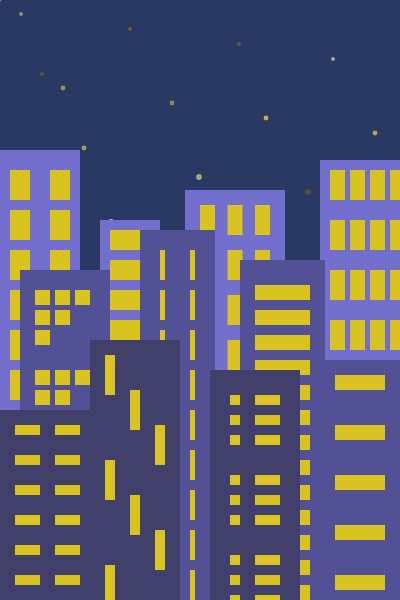
Frame 1 (no input)
Frame 60 (no input): identical to frame 1, image omitted
Frame 120 (the mouse pressed at the canvas centre since frame 60): identical to frame 1, image omitted

The p5.js sketch that drew this single still picture (run headless with seeded random() and noise() and a simulated clock; from frame 60 on, the mouse is pressed at the canvas centre):

// p5.js sketch
// ── sketch.js
let xMax = 400;
let yMax = 600;

let xCity = xMax/2;
let yCity = yMax*0.8;


function drawStar(i, starX, starY, transparency, size){
  if(i%2==0){
    fill(199, 180, 64, transparency);
    ellipse(starX, starY, size);
  } else if (i%3==0){
    fill(214, 204, 135, transparency);
    ellipse(starX, starY, size);
  } else {
    fill(112, 100, 19, transparency);
    ellipse(starX, starY, size);
  }
}

function drawStars(n=40){
  push();
  noStroke();

  for (let i=0; i < n; i++){
    let starX = (i*37) % width + (i%3)*5;
    let starY = ((i*73) % height) + (i%7);

    let transparency = 150 + (i*29) % 106;
    let size = 2.8 + (i%4) 

    drawStar(i, starX, starY, transparency, size);
  }
  pop();
}

function drawBuilding1() {
//livello 1 palazzi

push();
  
  fill(114, 112, 204);
  noStroke();

  rect(xCity-200, yCity-330, 80, 450);
  rect(xCity-100, yCity-260, 60, 390);
  rect(xCity-15, yCity-290, 100, 410);
  rect(xCity+120, yCity-320, 80, 440);

pop();

}


function drawWindows1() {
// finestre livello 1

push();

  fill(217, 195, 33)
  noStroke();


  // palazzo 1.1

  let xBuild11 = xCity-200;
  let yBuild11 = yCity-330;

  rect(xBuild11+10, yBuild11+20, 20, 30);
  rect(xBuild11+50, yBuild11+20, 20, 30);

  rect(xBuild11+10, yBuild11+60, 20, 30);
  rect(xBuild11+50, yBuild11+60, 20, 30);

  rect(xBuild11+10, yBuild11+100, 20, 30);
  rect(xBuild11+50, yBuild11+100, 20, 30);

  rect(xBuild11+10, yBuild11+140, 20, 30);

  rect(xBuild11+10, yBuild11+180, 20, 30);

  rect(xBuild11+10, yBuild11+220, 20, 30);


  // palazzo 1.2

  let xBuild12 = xCity-100;
  let yBuild12 = yCity-260;

  rect(xBuild12+10, yBuild12+10, 40, 20);
  rect(xBuild12+10, yBuild12+40, 40, 20);
  rect(xBuild12+10, yBuild12+70, 40, 20);
  rect(xBuild12+10, yBuild12+100, 40, 20);


  // palazzo 1.3

  let xBuild13 = xCity-15;
  let yBuild13 = yCity-290;

  rect(xBuild13+15, yBuild13+15, 15, 30);
  rect(xBuild13+42.5, yBuild13+15, 15, 30);
  rect(xBuild13+70, yBuild13+15, 15, 30);
  
  rect(xBuild13+15, yBuild13+60, 15, 30);
  rect(xBuild13+42.5, yBuild13+60, 15, 30);
  rect(xBuild13+70, yBuild13+60, 15, 30);

  rect(xBuild13+42.5, yBuild13+105, 15, 30);

  rect(xBuild13+42.5, yBuild13+150, 15, 30);


  // palazzo 1.4

  let xBuild14 = xCity+120;
  let yBuild14 = yCity-320;

  rect(xBuild14+10, yBuild14+10, 15, 30);
  rect(xBuild14+30, yBuild14+10, 15, 30);
  rect(xBuild14+50, yBuild14+10, 15, 30);
  rect(xBuild14+70, yBuild14+10, 15, 30);

  rect(xBuild14+10, yBuild14+60, 15, 30);
  rect(xBuild14+30, yBuild14+60, 15, 30);
  rect(xBuild14+50, yBuild14+60, 15, 30);
  rect(xBuild14+70, yBuild14+60, 15, 30);

  rect(xBuild14+10, yBuild14+110, 15, 30);
  rect(xBuild14+30, yBuild14+110, 15, 30);
  rect(xBuild14+50, yBuild14+110, 15, 30);
  rect(xBuild14+70, yBuild14+110, 15, 30);

  rect(xBuild14+10, yBuild14+160, 15, 30);
  rect(xBuild14+30, yBuild14+160, 15, 30);
  rect(xBuild14+50, yBuild14+160, 15, 30);
  rect(xBuild14+70, yBuild14+160, 15, 30);
  
pop();

}


function drawBuilding2() {
//livello 2 palazzi

push();

  fill(83, 81, 150);
  noStroke();

  rect(xCity-180, yCity-210, 90, 340);
  rect(xCity-60, yCity-250, 75, 380);
  rect(xCity+40, yCity-220, 85, 350);
  rect(xCity+115, yCity-120, 85, 250);
  
pop();

}


function drawWindows2() {
// finestre livello 2

push();

  fill(217, 195, 33);
  noStroke();


  // palazzo 2.1

  let xBuild21 = xCity-180;
  let yBuild21 = yCity-210;

  square(xBuild21+15, yBuild21+20, 15);
  square(xBuild21+35, yBuild21+20, 15);
  square(xBuild21+55, yBuild21+20, 15);
  square(xBuild21+15, yBuild21+40, 15);
  square(xBuild21+35, yBuild21+40, 15);
  square(xBuild21+15, yBuild21+60, 15);

  square(xBuild21+15, yBuild21+100, 15);
  square(xBuild21+35, yBuild21+100, 15);
  square(xBuild21+55, yBuild21+100, 15);
  square(xBuild21+15, yBuild21+120, 15);
  square(xBuild21+35, yBuild21+120, 15);


  // palazzo 2.2

  let xBuild22 = xCity-60;
  let yBuild22 = yCity-250;

  rect(xBuild22+20, yBuild22+20, 5, 30);
  rect(xBuild22+20, yBuild22+60, 5, 30);
  rect(xBuild22+20, yBuild22+100, 5, 30);

  rect(xBuild22+50, yBuild22+20, 5, 30);
  rect(xBuild22+50, yBuild22+60, 5, 30);
  rect(xBuild22+50, yBuild22+100, 5, 30);
  rect(xBuild22+50, yBuild22+140, 5, 30);
  rect(xBuild22+50, yBuild22+180, 5, 30);
  rect(xBuild22+50, yBuild22+220, 5, 30);
  rect(xBuild22+50, yBuild22+260, 5, 30);
  rect(xBuild22+50, yBuild22+300, 5, 30);
  rect(xBuild22+50, yBuild22+340, 5, 30);


  // // palazzo 2.3

  let xBuild23 = xCity+40;
  let yBuild23 = yCity-220;

  rect(xBuild23+15, yBuild23+25, 55, 15);
  rect(xBuild23+15, yBuild23+50, 55, 15);
  rect(xBuild23+15, yBuild23+75, 55, 15);
  rect(xBuild23+15, yBuild23+100, 55, 15);
  rect(xBuild23+15, yBuild23+125, 55, 15);
  rect(xBuild23+15, yBuild23+150, 55, 15);
  rect(xBuild23+15, yBuild23+175, 55, 15);
  rect(xBuild23+15, yBuild23+200, 55, 15);
  rect(xBuild23+15, yBuild23+225, 55, 15);
  rect(xBuild23+15, yBuild23+250, 55, 15);
  rect(xBuild23+15, yBuild23+275, 55, 15);
  rect(xBuild23+15, yBuild23+300, 55, 15);
  rect(xBuild23+15, yBuild23+325, 55, 15);


  // // palazzo 2.3.2

  let xBuild232 = xCity+115;
  let yBuild232 = yCity-120;

  rect(xBuild232+20, yBuild232+15, 50, 15);
  rect(xBuild232+20, yBuild232+65, 50, 15);
  rect(xBuild232+20, yBuild232+115, 50, 15);
  rect(xBuild232+20, yBuild232+165, 50, 15);
  rect(xBuild232+20, yBuild232+215, 50, 15);


pop();

}


function drawBuilding3() {
//livello 3 palazzi

push();

  fill(65, 64, 107);
  noStroke();

  rect(xCity-200, yCity-70, 90, 200);
  rect(xCity-110, yCity-140, 90, 270);
  rect(xCity+10, yCity-110, 90, 240);

pop();

}

function drawWindows3() {
//livello 3 finestre
  
push();
  
  fill(217, 195, 33);
  noStroke();


  // palazzo 3.1.1

  let xBuild311 = xCity-200;
  let yBuild311 = yCity-70;

  rect(xBuild311+15, yBuild311+15, 25, 10);
  rect(xBuild311+55, yBuild311+15, 25, 10);

  rect(xBuild311+15, yBuild311+45, 25, 10);
  rect(xBuild311+55, yBuild311+45, 25, 10);

  rect(xBuild311+15, yBuild311+75, 25, 10);
  rect(xBuild311+55, yBuild311+75, 25, 10);

  rect(xBuild311+15, yBuild311+105, 25, 10);
  rect(xBuild311+55, yBuild311+105, 25, 10);

  rect(xBuild311+15, yBuild311+135, 25, 10);
  rect(xBuild311+55, yBuild311+135, 25, 10);

  rect(xBuild311+15, yBuild311+165, 25, 10);
  rect(xBuild311+55, yBuild311+165, 25, 10);

  // palazzo 3.1.2

  let xBuild312 = xCity-110;
  let yBuild312 = yCity-140;

  rect(xBuild312+15, yBuild312+15, 10, 40);
  rect(xBuild312+40, yBuild312+50, 10, 40);
  rect(xBuild312+65, yBuild312+85, 10, 40);

  rect(xBuild312+15, yBuild312+120, 10, 40);
  rect(xBuild312+40, yBuild312+155, 10, 40);
  rect(xBuild312+65, yBuild312+190, 10, 40);

  rect(xBuild312+15, yBuild312+225, 10, 40);
  rect(xBuild312+40, yBuild312+260, 10, 40);
  

  // palazzo 3.2

  let xBuild32 = xCity+10;
  let yBuild32 = yCity-110;

  square(xBuild32+20, yBuild32+25, 10);
  rect(xBuild32+45, yBuild32+25, 25, 10);

  square(xBuild32+20, yBuild32+45, 10);
  rect(xBuild32+45, yBuild32+45, 25, 10);

  square(xBuild32+20, yBuild32+65, 10);
  rect(xBuild32+45, yBuild32+65, 25, 10);


  square(xBuild32+20, yBuild32+105, 10);
  rect(xBuild32+45, yBuild32+105, 25, 10);

  square(xBuild32+20, yBuild32+125, 10);
  rect(xBuild32+45, yBuild32+125, 25, 10);

  square(xBuild32+20, yBuild32+145, 10);
  rect(xBuild32+45, yBuild32+145, 25, 10);


  square(xBuild32+20, yBuild32+185, 10);
  rect(xBuild32+45, yBuild32+185, 25, 10);

  square(xBuild32+20, yBuild32+205, 10);
  rect(xBuild32+45, yBuild32+205, 25, 10);
  
  square(xBuild32+20, yBuild32+225, 10);
  rect(xBuild32+45, yBuild32+225, 25, 10);

  
pop();

}

function setup() {
  createCanvas(xMax, yMax);
}

function draw() {
  background(42, 57, 99);

  drawStars(35);

  drawBuilding1();
  drawWindows1();

  drawBuilding2();
  drawWindows2();

  drawBuilding3();
  drawWindows3();

}
